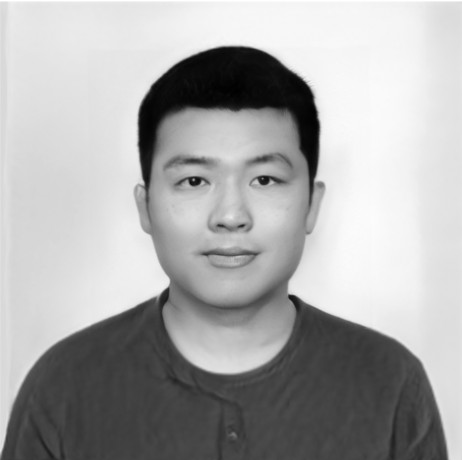
#> input picture assets/grayscale.jpg, 462 x 460 px, found by its file name
$ jupyter execute imagenegative.ipynb
#> lines starting #> are read from the running program, lines starting #| are printed output that depends on the picture
[cell 1]
import cv2
import numpy as np
import matplotlib.pyplot as plt
image_path = "image.png"
image = cv2.imread(r"D:\Avinash\Digital-Image-Preprocessing\assets\grayscale.jpg")
#> image is the input picture: shape (460, 462, 3); min 0, max 255, mean 169.2

[cell 2]
if image is None:
    raise ValueError("Error loading image. Check the file path.")
negative_image = 255 - image
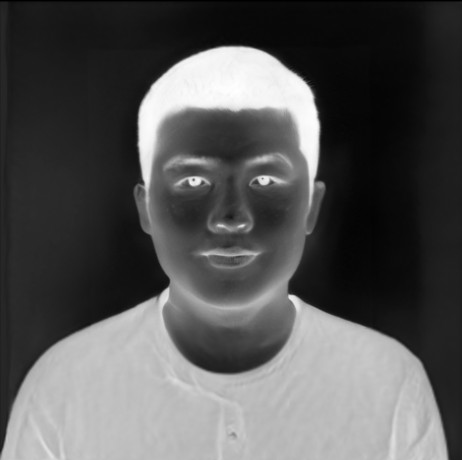
#> negative_image: shape (460, 462, 3); min 0, max 255, mean 85.8
cv2.imwrite("negative_image.png", negative_image)
plt.imshow(negative_image, cmap='gray')
plt.title("Negative Image")
plt.axis('off')
plt.show()
